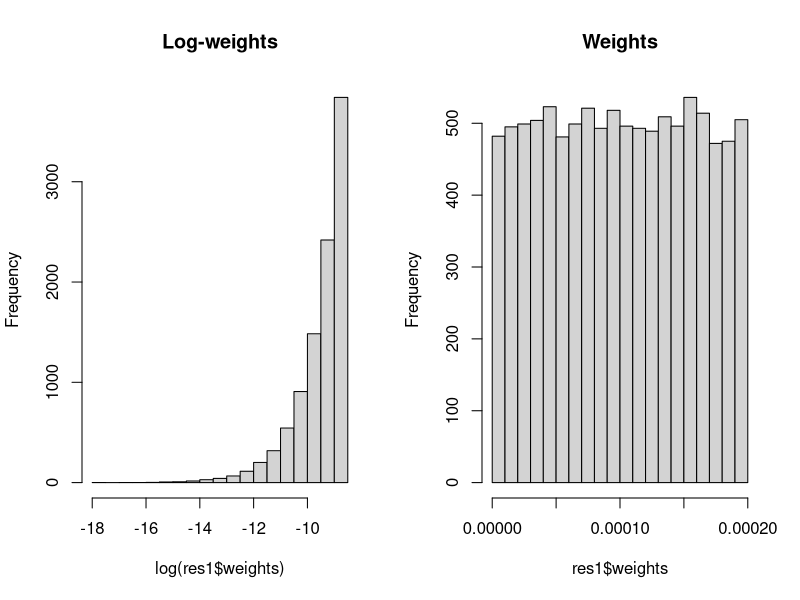
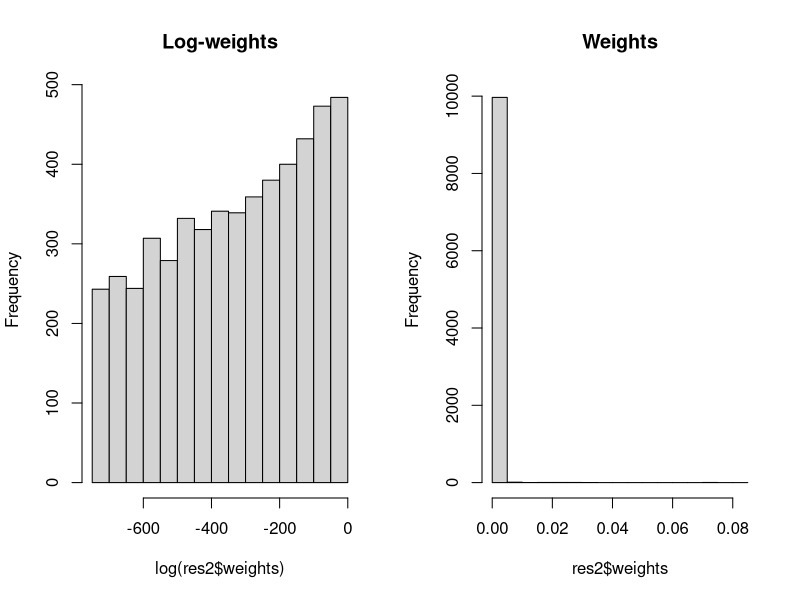
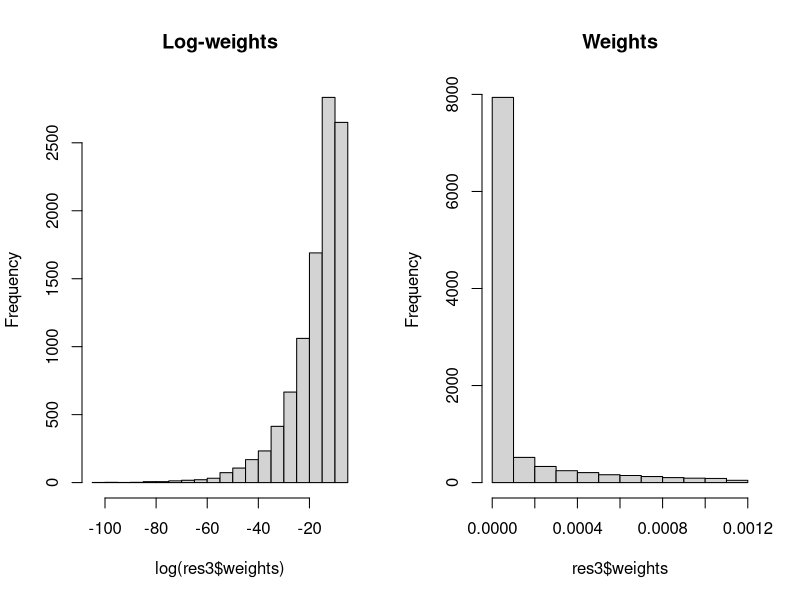

Generate these figures, in order, with R:
## ---- chunk 1
# Set RNG seed
set.seed(1)

# Number of observed data
n.data <- 100

# Number of samples for IS
n.samples <- 10000
## ---- chunk 2
# Likelihood
mu1 <- c(0, 0)
rho <- 0.1
Sigma1 <- matrix(c(1, rho, rho, 1), ncol = 2)
## ---- chunk 3
library("mvtnorm")
# Observed data
y <- rmvnorm(n.data, mean = mu1, sigma = Sigma1)
## ---- chunk 4
# y: two-column matrix with observed data
# mu: vector of means
# sigma: COvariance matrix
log_lik <- function(y, mu, sigma = Sigma1) {
   return(sum(dmvnorm(y, mu, sigma, log = TRUE)))
}
## ---- chunk 5
# mu: Values of the mean vector
log_prior <- function(mu) {
  return(sum(dnorm(mu, mean = 0, sd = sqrt(1000))))
} 
## ---- chunk 6
# Sampling distribution
mu2 <- c(0, 0)
rho2 <- 0
Sigma2 <-matrix(c(1, rho2, rho2, 1), ncol = 2) 
## ---- chunk 7
Sigma0 <- matrix(c(1, 0, 0, 1), ncol = 2)
## ---- chunk 8
post.covar <- solve((n.data * solve(Sigma1) + solve(Sigma0)))
post.covar
## ---- chunk 9
post.mean <- post.covar %*% (solve(Sigma0) %*% matrix(c(0, 0), ncol = 1) +
  solve(Sigma1) %*% matrix(apply(y, 2, sum), ncol = 1))
post.mean
## ---- chunk 10
# Samples (proposal)
#smps <- rmvnorm(n.samples, mean = mu2, sigma = Sigma2)


# Function to compute the weights
# smps: Samples, as two-column matrix
compute_weights <- function(smps) {

  # Log-Weights
  log_w <- apply(smps, 1, function(X) {
    log_aux <- log_lik(y, X) + log_prior(X) - dmvnorm(X, mean = mu2, sigma = Sigma2)
    return(log_aux)
  })

  # Summary log-weights
  #summary(log_w)

  # Re-scale weights
  ww <- exp(log_w - max(log_w))
  ww <- ww / sum(ww)

  # Summary weights
  #summary(ww)

  #Means
  est.means <- apply(smps, 2, function(X) { sum(X * ww)})
  est.means

  # Variances
  est.vars <- apply(smps, 2, function(X) { sum(X^2*ww) - sum(X * ww)^2})
  est.vars

  #Covariance
  est.cov <- sum(ww * apply(smps, 1, function(X) {
    (X[1] - est.means[1]) * (X[2] - est.means[2])
  }))
  est.cov

  # Sample size (to estimate the mean)
  n_e <- (sum(ww)^2) / sum(ww^2)

  # Sample size (to estimate the variance variance)
  n_e_sigma <- (sum(ww^2)^2)/(sum(ww^4))

  # Sample size (to estimate the kurtosis)
  # n_e_gamma
  n_e_gamma <- (sum(ww^2)^3) / (sum(ww^3)^2)

  return(list(weights = ww, mean = est.means,
    cov = matrix(c(est.vars[1], est.cov, est.cov, est.vars[2]), ncol = 2),
    n_e = n_e, n_e_sigma = n_e_sigma, n_e_gamma = n_e_gamma))
}


# Print results
print_results <- function(res) {
  cat("\nPosterior means:\n")
  print(res$mean)
  cat("\nPosterior covariance:\n")
  print(res$cov)
  cat("\nSample size (to estimate the mean)\n")
  print(res$n_e)
  cat("\nSample size (to estimate the variance)\n")
  print(res$n_e_sigma)
  cat("\nSample size (to estimate the kurtosis)\n")
  print(res$n_e_gamma)
}
## ---- chunk 11
# Samples: true posterior 
smps1 <- rmvnorm(n.samples, mean = post.mean, sigma = post.covar)
res1 <- compute_weights(smps1)
print_results(res1)
## ---- chunk 12
par(mfrow = c(1, 2))
hist(log(res1$weights), main = "Log-weights")
hist(res1$weights, main = "Weights")
## ---- chunk 13
# Samples: true posterior 
Sigma_wide <- matrix(c(10, 0, 0, 10), ncol = 2)
smps2 <- rmvnorm(n.samples, mean = c(0, 0), sigma = Sigma_wide)
res2 <- compute_weights(smps2)
print_results(res2)
## ---- chunk 14
par(mfrow = c(1, 2))
hist(log(res2$weights), main = "Log-weights")
hist(res2$weights, main = "Weights")
## ---- chunk 15
# Samples: true posterior 
Sigma_narrow <- matrix(c(1 / 10, 0, 0, 1 / 10), ncol = 2)
smps3 <- rmvnorm(n.samples, mean = c(0, 0), sigma = Sigma_narrow)
res3 <- compute_weights(smps3)
print_results(res3)
## ---- chunk 16
par(mfrow = c(1, 2))
hist(log(res3$weights), main = "Log-weights")
hist(res3$weights, main = "Weights")
